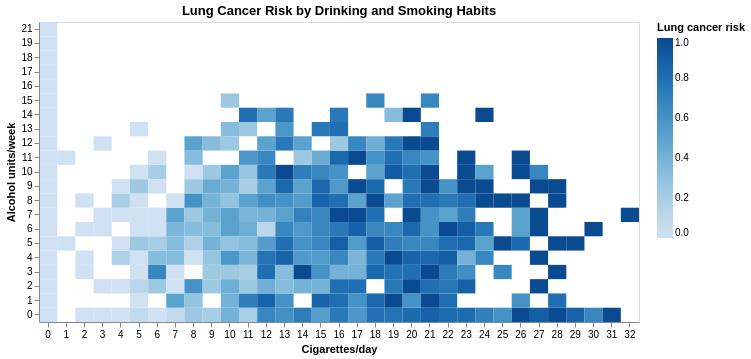

Write notebook code for a chart like this one.
### Code cell
pivot = df.groupby(["alcohol_units_per_week", "cigarettes_per_day"]).agg(
    risk=("lung_cancer_risk", "mean"),
    n=("lung_cancer_risk", "count")
).reset_index()

dense = pivot[pivot["n"] >= 3]

heatmap = alt.Chart(dense).mark_rect().encode(
    x=alt.X("cigarettes_per_day:O", title="Cigarettes/day", axis=alt.Axis(labelAngle=0)),
    y=alt.Y("alcohol_units_per_week:O", title="Alcohol units/week", sort="descending"),
    color=alt.Color(
        "risk:Q",
        scale=alt.Scale(scheme="blues", domain=[0, 1], reverse=False),
        legend=alt.Legend(title="Lung cancer risk")
    ),
    tooltip=[
        alt.Tooltip("alcohol_units_per_week:O", title="Alcohol units/week"),
        alt.Tooltip("cigarettes_per_day:O", title="Cigarettes/day"),
        alt.Tooltip("risk:Q", title="Risk", format=".1%"),
        alt.Tooltip("n:Q", title="Patients")
    ]
)

chart = (heatmap).properties(
    width=600,
    height=300,
    title="Lung Cancer Risk by Drinking and Smoking Habits"
)

chart.show()

### Figure 1 — Vega-Lite specification as saved in the notebook (floating-point values rounded to 4 significant figures; data arrays with more than 128 entries replaced by an {"elided": "..."} marker saying what was removed)
{"config": {"view": {"continuousWidth": 300, "continuousHeight": 300}}, "data": {"name": "data-4f6c9665405784647bb4bdcdd8954bd5"}, "mark": {"type": "rect"}, "encoding": {"color": {"field": "risk", "legend": {"title": "Lung cancer risk"}, "scale": {"domain": [0, 1], "reverse": false, "scheme": "blues"}, "type": "quantitative"}, "tooltip": [{"field": "alcohol_units_per_week", "title": "Alcohol units/week", "type": "ordinal"}, {"field": "cigarettes_per_day", "title": "Cigarettes/day", "type": "ordinal"}, {"field": "risk", "format": ".1%", "title": "Risk", "type": "quantitative"}, {"field": "n", "title": "Patients", "type": "quantitative"}], "x": {"axis": {"labelAngle": 0}, "field": "cigarettes_per_day", "title": "Cigarettes/day", "type": "ordinal"}, "y": {"field": "alcohol_units_per_week", "sort": "descending", "title": "Alcohol units/week", "type": "ordinal"}}, "height": 300, "title": "Lung Cancer Risk by Drinking and Smoking Habits", "width": 600, "$schema": "https://vega.github.io/schema/vega-lite/v6.1.0.json", "datasets": {"data-4f6c9665405784647bb4bdcdd8954bd5": {"elided": "316 records"}}}
